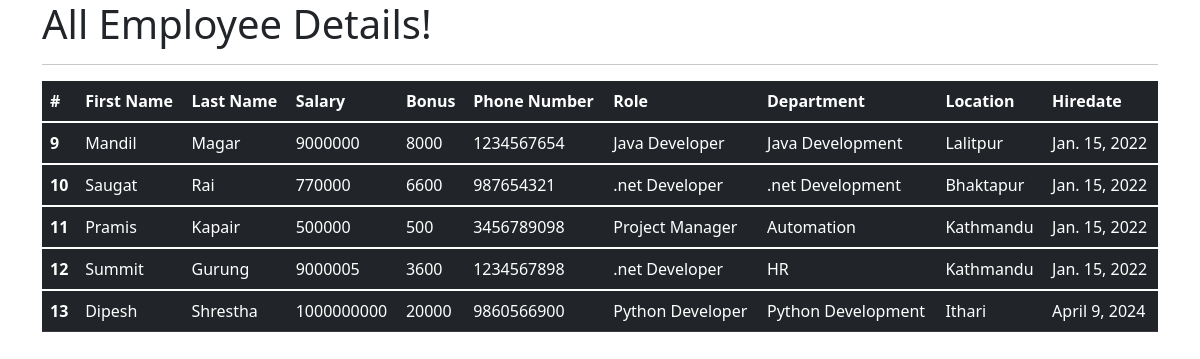
The app's page /all_emp with its own data.
### emp_app/models.py (models this page shows, shortened)
class Employee(models.Model):
    first_name = models.CharField(max_length=100, null=False)
    last_name = models.CharField(max_length=100)
    dept = models.ForeignKey(Department, on_delete=models.CASCADE)
    salary = models.IntegerField(default=0)
    bonus = models.IntegerField(default=0)
    role = models.ForeignKey(Role, on_delete=models.CASCADE)
    phone = models.IntegerField(default=0)
    hire_date = models.DateField()
    def __str__(self):
        return "%s %s %s" %(self.first_name, self.last_name, self.phone)

class Role(models.Model):
    name = models.CharField(max_length=100, null=False)

class Department(models.Model):
    name = models.CharField(max_length=100,null=False)
    location = models.CharField(max_length=100)

### emp_app/views.py (the view)
# urls.py: path('all_emp', views.all_emp, name='all_emp'),
def all_emp(request):
    emps = Employee.objects.all()
    context = {
        'emps': emps
    }
    print(context)
    return render(request, 'view_all_emp.html', context)

### emp_app/templates/view_all_emp.html (shortened to what this page needs)
<!DOCTYPE html>
<html lang="en">
<head>
  <link href="https://cdn.jsdelivr.net/npm/bootstrap@5.1.3/dist/css/bootstrap.min.css" rel="stylesheet">
</head>
  <body>
  <div class="container">
          <h1>All Employee Details!</h1>
      <hr>
     <table class="table table-dark">
  <thead>
    <tr>
      <th scope="col">#</th>
      <th scope="col">First Name</th>
      <th scope="col">Last Name</th>
      <th scope="col">Salary</th>
      <th scope="col">Bonus</th>
      <th scope="col">Phone Number</th>
      <th scope="col">Role</th>
      <th scope="col">Department</th>
      <th scope="col">Location</th>
      <th scope="col">Hiredate</th>
    </tr>
  </thead>
         {% for emp in emps %}
  <tbody>
    <tr>
      <th scope="row">{{emp.id}}</th>
      <td>{{emp.first_name}}</td>
      <td>{{emp.last_name}}</td>
      <td>{{emp.salary}}</td>
      <td>{{emp.bonus}}</td>
      <td>{{emp.phone}}</td>
      <td>{{emp.role.name}}</td>
      <td>{{emp.dept.name}}</td>
      <td>{{emp.dept.location}}</td>
      <td>{{emp.hire_date}}</td>
    </tr>
  </tbody>
         {% endfor %}
</table>
  </div>
  </body>
</html>

### records on screen
Employee: id "9", first_name "Mandil", last_name "Magar", salary "9000000", bonus "8000", phone "1234567654", role.name "Java Developer", dept.name "Java Development", dept.location "Lalitpur", hire_date "Jan. 15, 2022"
Employee: id "10", first_name "Saugat", last_name "Rai", salary "770000", bonus "6600", phone "987654321", role.name ".net Developer", dept.name ".net Development", dept.location "Bhaktapur", hire_date "Jan. 15, 2022"
Employee: id "11", first_name "Pramis", last_name "Kapair", salary "500000", bonus "500", phone "3456789098", role.name "Project Manager", dept.name "Automation", dept.location "Kathmandu", hire_date "Jan. 15, 2022"
Employee: id "12", first_name "Summit", last_name "Gurung", salary "9000005", bonus "3600", phone "1234567898", role.name ".net Developer", dept.name "HR", dept.location "Kathmandu", hire_date "Jan. 15, 2022"
Employee: id "13", first_name "Dipesh", last_name "Shrestha", salary "1000000000", bonus "20000", phone "9860566900", role.name "Python Developer", dept.name "Python Development", dept.location "Ithari", hire_date "April 9, 2024"
